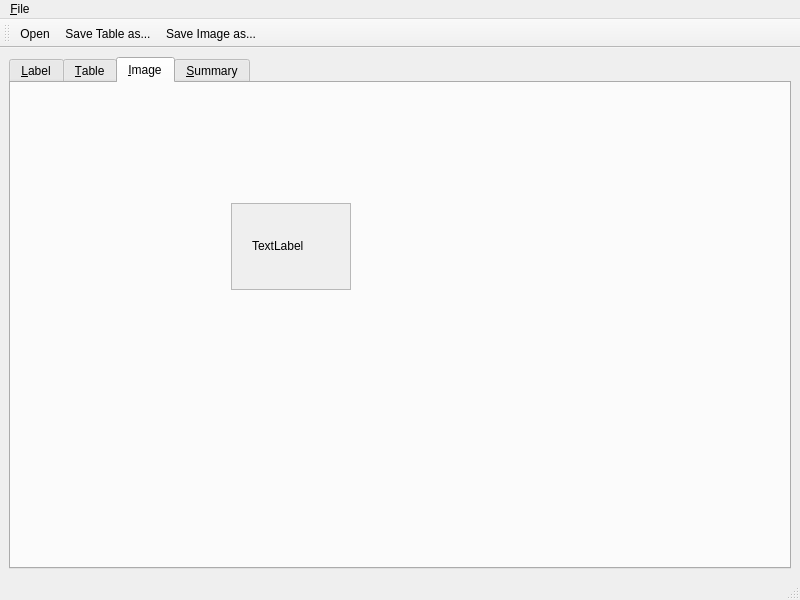
<?xml version="1.0" encoding="UTF-8"?>
<ui version="4.0">
 <class>MainWindow</class>
 <widget class="QMainWindow" name="MainWindow">
  <property name="geometry">
   <rect>
    <x>0</x>
    <y>0</y>
    <width>800</width>
    <height>600</height>
   </rect>
  </property>
  <property name="windowTitle">
   <string>PDS View</string>
  </property>
  <widget class="QWidget" name="centralwidget">
   <layout class="QGridLayout" name="gridLayout">
    <item row="0" column="0">
     <widget class="QTabWidget" name="tabWidget">
      <property name="focusPolicy">
       <enum>Qt::NoFocus</enum>
      </property>
      <property name="tabPosition">
       <enum>QTabWidget::North</enum>
      </property>
      <property name="currentIndex">
       <number>2</number>
      </property>
      <widget class="QWidget" name="label_tab">
       <property name="focusPolicy">
        <enum>Qt::TabFocus</enum>
       </property>
       <attribute name="title">
        <string>&amp;Label</string>
       </attribute>
       <layout class="QGridLayout" name="gridLayout_3">
        <item row="1" column="0">
         <widget class="QPlainTextEdit" name="plainTextEdit"/>
        </item>
        <item row="0" column="0">
         <widget class="QLabel" name="label">
          <property name="text">
           <string/>
          </property>
         </widget>
        </item>
       </layout>
      </widget>
      <widget class="QWidget" name="table_tab">
       <property name="focusPolicy">
        <enum>Qt::TabFocus</enum>
       </property>
       <attribute name="title">
        <string>&amp;Table</string>
       </attribute>
       <layout class="QGridLayout" name="gridLayout_2">
        <item row="0" column="0">
         <widget class="QTableView" name="tableView"/>
        </item>
       </layout>
      </widget>
      <widget class="QWidget" name="image_tab">
       <attribute name="title">
        <string>&amp;Image</string>
       </attribute>
       <widget class="QScrollArea" name="scrollArea">
        <property name="geometry">
         <rect>
          <x>220</x>
          <y>120</y>
          <width>120</width>
          <height>87</height>
         </rect>
        </property>
        <property name="widgetResizable">
         <bool>true</bool>
        </property>
        <widget class="QWidget" name="scrollAreaWidgetContents">
         <property name="geometry">
          <rect>
           <x>0</x>
           <y>0</y>
           <width>116</width>
           <height>83</height>
          </rect>
         </property>
         <widget class="QLabel" name="label_2">
          <property name="geometry">
           <rect>
            <x>20</x>
            <y>30</y>
            <width>76</width>
            <height>24</height>
           </rect>
          </property>
          <property name="text">
           <string>TextLabel</string>
          </property>
         </widget>
        </widget>
       </widget>
      </widget>
      <widget class="QWidget" name="summary_tab">
       <attribute name="title">
        <string>&amp;Summary</string>
       </attribute>
      </widget>
     </widget>
    </item>
   </layout>
  </widget>
  <widget class="QStatusBar" name="statusbar"/>
  <widget class="QMenuBar" name="menubar">
   <property name="geometry">
    <rect>
     <x>0</x>
     <y>0</y>
     <width>800</width>
     <height>36</height>
    </rect>
   </property>
   <widget class="QMenu" name="menu_File">
    <property name="title">
     <string>&amp;File</string>
    </property>
    <addaction name="action_Open"/>
    <addaction name="separator"/>
    <addaction name="actionSave_Table_as"/>
    <addaction name="actionSave_Image_as"/>
    <addaction name="separator"/>
    <addaction name="action_Quit"/>
   </widget>
   <addaction name="menu_File"/>
  </widget>
  <widget class="QToolBar" name="toolBar">
   <property name="windowTitle">
    <string>toolBar</string>
   </property>
   <attribute name="toolBarArea">
    <enum>TopToolBarArea</enum>
   </attribute>
   <attribute name="toolBarBreak">
    <bool>false</bool>
   </attribute>
   <addaction name="action_Open"/>
   <addaction name="actionSave_Table_as"/>
   <addaction name="actionSave_Image_as"/>
  </widget>
  <action name="action_Open">
   <property name="icon">
    <iconset theme="document-open">
     <normaloff>.</normaloff>.</iconset>
   </property>
   <property name="text">
    <string>&amp;Open...</string>
   </property>
   <property name="toolTip">
    <string>Open a file</string>
   </property>
   <property name="shortcut">
    <string>Ctrl+O</string>
   </property>
  </action>
  <action name="actionSave_Image_as">
   <property name="icon">
    <iconset theme="image-x-generic">
     <normaloff>.</normaloff>.</iconset>
   </property>
   <property name="text">
    <string>Save &amp;Image as...</string>
   </property>
   <property name="iconText">
    <string>Save Image as...</string>
   </property>
   <property name="toolTip">
    <string>Save Image as...</string>
   </property>
   <property name="visible">
    <bool>true</bool>
   </property>
   <property name="iconVisibleInMenu">
    <bool>true</bool>
   </property>
  </action>
  <action name="action_Quit">
   <property name="icon">
    <iconset theme="application-exit">
     <normaloff>.</normaloff>.</iconset>
   </property>
   <property name="text">
    <string>&amp;Quit</string>
   </property>
   <property name="shortcut">
    <string>Ctrl+Q</string>
   </property>
  </action>
  <action name="actionSave_Table_as">
   <property name="icon">
    <iconset theme="text-x-generic">
     <normaloff>.</normaloff>.</iconset>
   </property>
   <property name="text">
    <string>Save Table as...</string>
   </property>
   <property name="iconText">
    <string>Save Table as...</string>
   </property>
   <property name="toolTip">
    <string>Save Table as...</string>
   </property>
  </action>
 </widget>
 <resources/>
 <connections/>
</ui>
